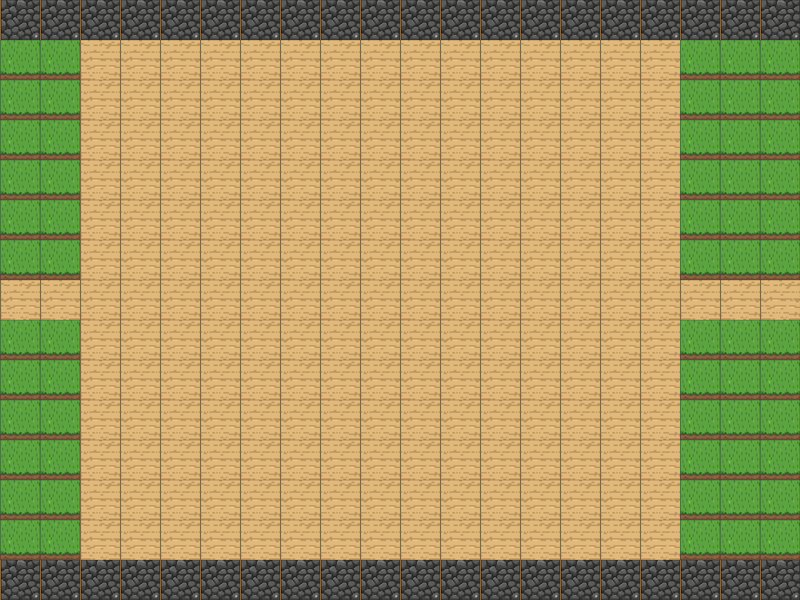

This is a level from a 2D game, rendered from its Tiled map with the project's own tilesets. A one-line summary and the complete map file follow:
An orthogonal 20x15 tile map with 40x40 px tiles, 1 tile layer (terrain) and 2 objects (spawn, exit).

<map version="1.10" tiledversion="1.11.2" orientation="orthogonal" renderorder="right-down" width="20" height="15" tilewidth="40" tileheight="40" infinite="0" nextlayerid="3" nextobjectid="6">
 <properties>
  <property name="name" value="Maze Test 1" />
 </properties>
 <tileset firstgid="1" name="terrain" tilewidth="40" tileheight="40" tilecount="3" columns="3">
  <image source="terrain.png" width="120" height="40" />
 </tileset>
 <layer id="1" name="terrain" width="20" height="15">
  <data encoding="csv">
3,3,3,3,3,3,3,3,3,3,3,3,3,3,3,3,3,3,3,3,
1,1,2,2,2,2,2,2,2,2,2,2,2,2,2,2,2,1,1,1,
1,1,2,2,2,2,2,2,2,2,2,2,2,2,2,2,2,1,1,1,
1,1,2,2,2,2,2,2,2,2,2,2,2,2,2,2,2,1,1,1,
1,1,2,2,2,2,2,2,2,2,2,2,2,2,2,2,2,1,1,1,
1,1,2,2,2,2,2,2,2,2,2,2,2,2,2,2,2,1,1,1,
1,1,2,2,2,2,2,2,2,2,2,2,2,2,2,2,2,1,1,1,
2,2,2,2,2,2,2,2,2,2,2,2,2,2,2,2,2,2,2,2,
1,1,2,2,2,2,2,2,2,2,2,2,2,2,2,2,2,1,1,1,
1,1,2,2,2,2,2,2,2,2,2,2,2,2,2,2,2,1,1,1,
1,1,2,2,2,2,2,2,2,2,2,2,2,2,2,2,2,1,1,1,
1,1,2,2,2,2,2,2,2,2,2,2,2,2,2,2,2,1,1,1,
1,1,2,2,2,2,2,2,2,2,2,2,2,2,2,2,2,1,1,1,
1,1,2,2,2,2,2,2,2,2,2,2,2,2,2,2,2,1,1,1,
3,3,3,3,3,3,3,3,3,3,3,3,3,3,3,3,3,3,3,3
</data>
 </layer>
 <objectgroup id="2" name="Markers">
  <object id="1" name="spawn" x="0" y="280">
   <point />
  </object>
  <object id="2" name="exit" x="760" y="280">
   <point />
  </object>
 </objectgroup>
</map>